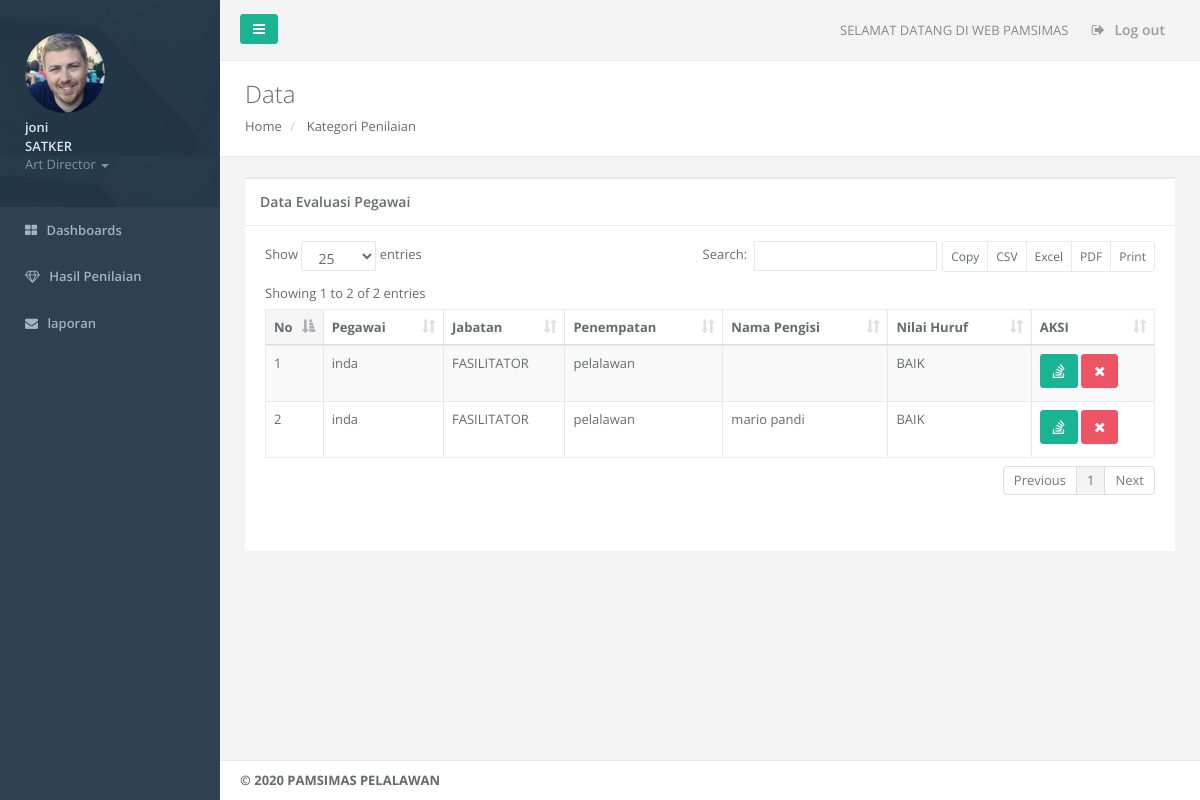
The page /kuesioner_nilai_view.php (signed in) on the database its author committed.
### tables this page shows
CREATE TABLE IF NOT EXISTS `kuesioner` (
  `kuesioner_id` varchar(125) NOT NULL,
  `kuesioner_nama` varchar(125) NOT NULL,
  `kuesioner_tgl` varchar(122) NOT NULL,
  `pegawai_id` int(11) NOT NULL,
  `nilai_jml` int(11) NOT NULL,
  `nilai_huruf` varchar(122) NOT NULL,
  PRIMARY KEY (`kuesioner_id`)
);

CREATE TABLE IF NOT EXISTS `pegawai` (
  `pegawai_id` int(11) NOT NULL AUTO_INCREMENT,
  `pegawai_nama` varchar(50) NOT NULL,
  `pegawai_tmp_lahir` varchar(125) NOT NULL,
  `pegawai_tgl_lahir` varchar(122) NOT NULL,
  `pegawai_jenis_kelamin` varchar(20) NOT NULL,
  `pegawai_alamat` varchar(125) NOT NULL,
  `pegawai_no_hp` varchar(50) NOT NULL,
  `pegawai_jabatan` varchar(125) NOT NULL,
  `pegawai_penempatan` varchar(125) NOT NULL,
  `pegawai_foto` varchar(225) NOT NULL,
  `username` varchar(50) NOT NULL,
  `password` varchar(225) NOT NULL,
  PRIMARY KEY (`pegawai_id`)
);

### kuesioner_nilai_view.php (the view, shortened to what this page needs)
<?php include "config.php";
if (empty($_SESSION['username']) AND
    empty($_SESSION['password']))
    {include "login.php";}
    else {
      if ($_SESSION['jabatan'] == "SATKER") {
?>
<!DOCTYPE html>
<html>
<head>
    <link href="css/bootstrap.min.css" rel="stylesheet">
    <link href="font-awesome/css/font-awesome.css" rel="stylesheet">
    <link href="css/plugins/dataTables/datatables.min.css" rel="stylesheet">
    <link href="css/animate.css" rel="stylesheet">
    <link href="css/style.css" rel="stylesheet">
</head>
<body>
 <div id="wrapper">
        <nav class="navbar-default navbar-static-side" role="navigation">
            <?php
            include "sidebar_fs.php";  ?>
        </nav>
        <div id="page-wrapper" class="gray-bg dashbard-1">
        <div class="row border-bottom">
        <nav class="navbar navbar-static-top" role="navigation" style="margin-bottom: 0">
        <?php include "navbar.php";  ?>
        </nav>
        </div>
        <div class="row wrapper border-bottom white-bg page-heading">
                <div class="col-lg-10">
                    <h2>Data</h2>
                    <ol class="breadcrumb">
                        <li>
                            <a href="home.php">Home</a>
                        </li>
                        <li>
                            <a href="penilaian_view.php">Kategori Penilaian</a>
                        </li>
                    </ol>
                </div>
            </div>
            <div class="wrapper wrapper-content animated fadeInRight">
            <div class="row">
                <div class="col-lg-12">
                    <div class="ibox float-e-margins">
                        <div class="ibox-title">
                            <h5>Data Evaluasi Pegawai</h5>
                        </div>
                        <div class="ibox-content">
                            <div class="table-responsive">
                              <table class="table table-striped table-bordered table-hover dataTables-example" >
                                  <thead>
                                          <tr>
                                              <th width="10px" >No</th>
                                              <th>Pegawai</th>
                                              <th>Jabatan</th>
                                              <th>Penempatan</th>
                                              <th>Nama Pengisi</th>
                                              <th>Nilai Huruf</th>
                                              <th >AKSI</th>
                                          </tr>
                                      </thead>
                                      <tbody>
                                         <?php
                          $queri = "SELECT * FROM kuesioner inner join pegawai on kuesioner.pegawai_id=pegawai.pegawai_id";
                          $hasil = mysqli_query($koneksi,$queri);
                          $no=1;
                          while($kolom=mysqli_fetch_assoc($hasil))
                          {
	                          echo "
	                          <tr>
	                              <td>$no</td>
	                              <td >$kolom[pegawai_nama]</td>
	                              <td>$kolom[pegawai_jabatan]</td>
	                              <td>$kolom[pegawai_penempatan]</td>
	                              <td>$kolom[kuesioner_nama]</td>
	                              <td>$kolom[nilai_huruf]</td>
	                              <td>
	                              <a href='kuesioner_detail_nilai.php?id=$kolom[kuesioner_id]' class='btn btn-primary'><i class='fa fa-stack-overflow'></i></a>
	                              <a href='penilaian_hapus.php?id=$kolom[kuesioner_id]' onclick=\"return confirm('Apakah anda yakin akan menghapus :)\" class='btn btn-danger'><i class='fa fa-times'></i></a>
	                              </td>
	                          </tr>
	                          ";
	                          $no=$no+1;
                          }
                      ?>
                                      </tbody>
                              </table>
                        </div>
                        </div>
                    </div>
                </div>
            </div>
        </div>
        <div class="footer">
            <?php
                include 'footer.php';
            ?>
        </div>
        </div>
        </div>
</body>
</html>
<?php
      }else{ include "home.php";} }; ?>

### rows shown on the page
kuesioner: pegawai.pegawai_nama "inda", pegawai.pegawai_jabatan "FASILITATOR", pegawai.pegawai_penempatan "pelalawan", nilai_huruf "BAIK"
kuesioner: pegawai.pegawai_nama "inda", pegawai.pegawai_jabatan "FASILITATOR", pegawai.pegawai_penempatan "pelalawan", kuesioner_nama "mario pandi", nilai_huruf "BAIK"

### other values the page prints
$_SESSION[nama] "joni"
$_SESSION[jabatan] "SATKER"
